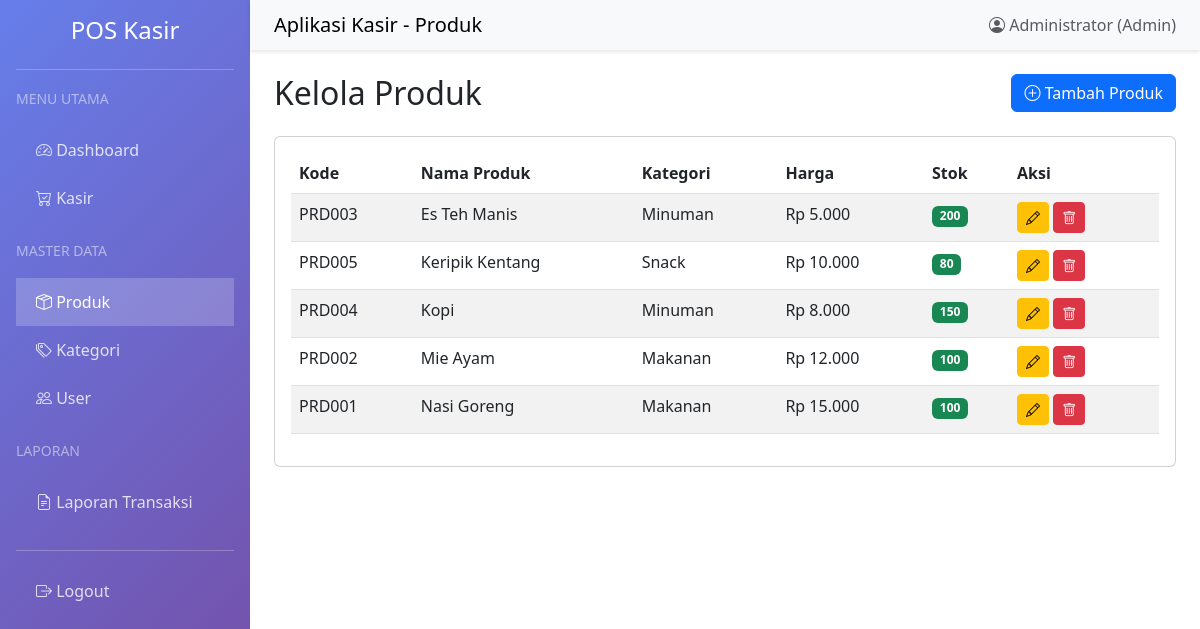
Screenshot of /index.php?page=produk (signed in) with the database file from the repository.
### tables this page shows
CREATE TABLE produk (
    id INT PRIMARY KEY AUTO_INCREMENT,
    kode_produk VARCHAR(50) UNIQUE NOT NULL,
    nama_produk VARCHAR(200) NOT NULL,
    kategori_id INT,
    harga DECIMAL(10,2) NOT NULL,
    stok INT NOT NULL DEFAULT 0,
    created_at TIMESTAMP DEFAULT CURRENT_TIMESTAMP,
    FOREIGN KEY (kategori_id) REFERENCES kategori(id) ON DELETE SET NULL
);

CREATE TABLE kategori (
    id INT PRIMARY KEY AUTO_INCREMENT,
    nama_kategori VARCHAR(100) NOT NULL,
    created_at TIMESTAMP DEFAULT CURRENT_TIMESTAMP
);

### controllers/ProdukController.php (called while the page is built, shortened)
<?php
class ProdukController {
    private $produkModel;
    public function __construct() {
        $database = new Database();
        $this->db = $database->getConnection();
        $this->produkModel = new Produk($this->db);
    }
    public function index() {
        $produk = $this->produkModel->getAll();
        include 'views/produk/index.php';
    }
}

### config/database.php (called while the page is built, shortened)
<?php
class Database {
    private $host = 'localhost';
    private $db_name = 'pos_kasir';
    private $username = 'root';
    private $password = '';
    public function getConnection() {
        $this->conn = null;
        try {
            $this->conn = new PDO(
                "mysql:host=" . $this->host . ";dbname=" . $this->db_name,
                $this->username,
                $this->password
            );
            $this->conn->setAttribute(PDO::ATTR_ERRMODE, PDO::ERRMODE_EXCEPTION);
            $this->conn->exec("set names utf8");
        } catch(PDOException $e) {
            echo "Connection error: " . $e->getMessage();
        }
        return $this->conn;
    }
}
?>

### models/Produk.php (called while the page is built, shortened)
<?php
class Produk {
    private $conn;
    private $table = 'produk';
    public function __construct($db) {
        $this->conn = $db;
    }
    public function getAll() {
        $query = "SELECT p.*, k.nama_kategori
                  FROM " . $this->table . " p
                  LEFT JOIN kategori k ON p.kategori_id = k.id
                  ORDER BY p.nama_produk";
        $stmt = $this->conn->prepare($query);
        $stmt->execute();
        return $stmt->fetchAll(PDO::FETCH_ASSOC);
    }
}

### views/produk/index.php (the view)
<?php include 'views/layouts/header.php'; ?>
<div class="row mb-3">
    <div class="col">
        <h2>Kelola Produk</h2>
    </div>
    <div class="col text-end">
        <a href="index.php?page=produk&action=create" class="btn btn-primary">
            <i class="bi bi-plus-circle"></i> Tambah Produk
        </a>
    </div>
</div>
<div class="card">
    <div class="card-body">
        <table class="table table-striped">
            <thead>
                <tr>
                    <th>Kode</th>
                    <th>Nama Produk</th>
                    <th>Kategori</th>
                    <th>Harga</th>
                    <th>Stok</th>
                    <th width="150">Aksi</th>
                </tr>
            </thead>
            <tbody>
                <?php foreach ($produk as $p): ?>
                <tr>
                    <td><?= $p['kode_produk'] ?></td>
                    <td><?= $p['nama_produk'] ?></td>
                    <td><?= $p['nama_kategori'] ?? '-' ?></td>
                    <td>Rp <?= number_format($p['harga'], 0, ',', '.') ?></td>
                    <td>
                        <span class="badge <?= $p['stok'] < 10 ? 'bg-danger' : 'bg-success' ?>">
                            <?= $p['stok'] ?>
                        </span>
                    </td>
                    <td>
                        <a href="index.php?page=produk&action=edit&id=<?= $p['id'] ?>" class="btn btn-sm btn-warning">
                            <i class="bi bi-pencil"></i>
                        </a>
                        <a href="index.php?page=produk&action=delete&id=<?= $p['id'] ?>"
                           class="btn btn-sm btn-danger"
                           onclick="return confirm('Yakin ingin menghapus produk ini?')">
                            <i class="bi bi-trash"></i>
                        </a>
                    </td>
                </tr>
                <?php endforeach; ?>
            </tbody>
        </table>
    </div>
</div>
<?php include 'views/layouts/footer.php'; ?>

### rows the page displays
produk: kode_produk "PRD003", nama_produk "Es Teh Manis", kategori.nama_kategori "Minuman", harga "5.000", stok "200"
produk: kode_produk "PRD005", nama_produk "Keripik Kentang", kategori.nama_kategori "Snack", harga "10.000", stok "80"
produk: kode_produk "PRD004", nama_produk "Kopi", kategori.nama_kategori "Minuman", harga "8.000", stok "150"
produk: kode_produk "PRD002", nama_produk "Mie Ayam", kategori.nama_kategori "Makanan", harga "12.000", stok "100"
produk: kode_produk "PRD001", nama_produk "Nasi Goreng", kategori.nama_kategori "Makanan", harga "15.000", stok "100"

### other values shown
$page "Produk"
$_SESSION['nama_lengkap'] "Administrator"
$_SESSION['role'] "Admin"
